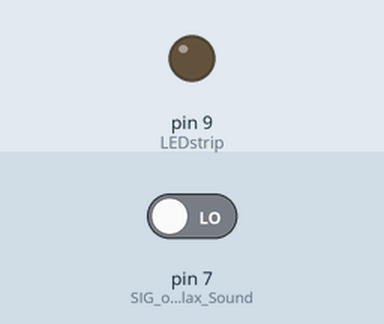
Bench run of a sketch on a simulated Arduino Uno, built with avr-gcc and run on an emulated ATmega328P. On the bench: output pins drawn as LEDs (lit = HIGH). The test bench sets the inputs (shaded band); at power-on: pin 7 (SIG_of_the_Parallax_Sound) LOW.

Above: at 1.2 s.
1.3 s: pin 7 (SIG_of_the_Parallax_Sound) driven HIGH
At 2.5 s:
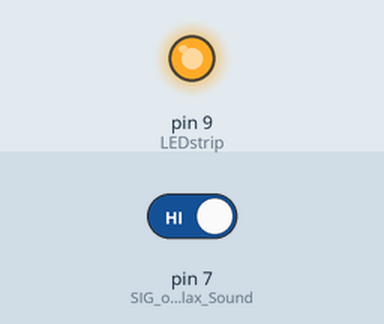
2.8 s: pin 7 (SIG_of_the_Parallax_Sound) driven LOW
At 3.7 s:
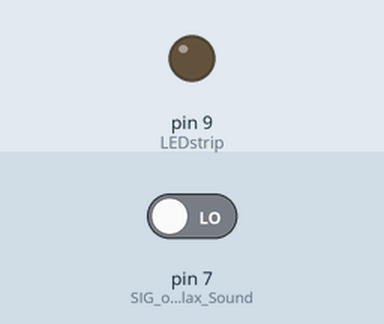
Timing chart, 0 to 5.8 s (numbered marks = the images above; inputs shaded):
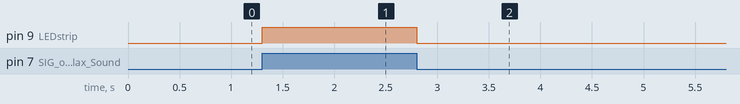

The sketch:

sound_reactive_light_strip.ino
```cpp
#define LEDstrip 9


void setup()
{
  pinMode(7,INPUT); //SIG of the Parallax Sound Impact Sensor connected to Digital Pin 7
  pinMode(LEDstrip, OUTPUT);

}

//this function will make the LED dim once the Parallax Sound Impact Sensor sends a 1 signal, and then return to it’s original brightness.
void loop()
{
  boolean soundstate = digitalRead(7);
  if (soundstate == 1) {
         analogWrite(LEDstrip, 255);
         delay(10);
  }
  else{

    analogWrite(LEDstrip,0);
  }
}
```

Measured:
- after the input at 1.3 s, pin 9 (LEDstrip): LOW → HIGH at once
- after the input at 2.8 s, pin 9 (LEDstrip): HIGH → LOW at once
